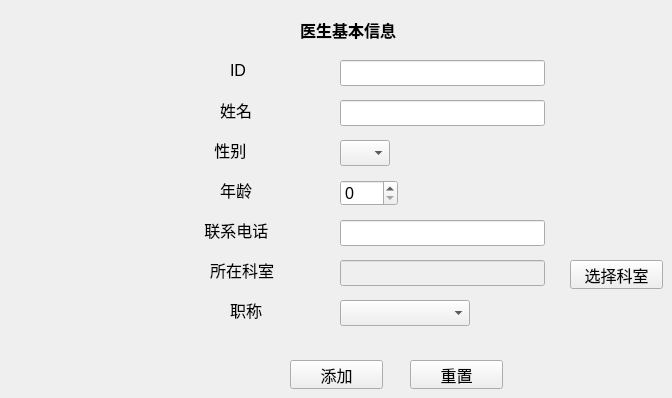
      <widget class="QWidget" name="tab_2">
       <property name="styleSheet">
        <string notr="true">#tab_2{
border-image:url(:/new/prefix1/test.jpg);
}</string>
       </property>
       <attribute name="title">
        <string>添加医生</string>
       </attribute>
       <widget class="QLabel" name="TITLE_2">
        <property name="geometry">
         <rect>
          <x>300</x>
          <y>20</y>
          <width>126</width>
          <height>20</height>
         </rect>
        </property>
        <property name="font">
         <font>
          <pointsize>12</pointsize>
          <weight>75</weight>
          <bold>true</bold>
         </font>
        </property>
        <property name="text">
         <string>医生基本信息</string>
        </property>
       </widget>
       <widget class="QLabel" name="ID_2">
        <property name="geometry">
         <rect>
          <x>230</x>
          <y>60</y>
          <width>20</width>
          <height>20</height>
         </rect>
        </property>
        <property name="font">
         <font>
          <pointsize>12</pointsize>
         </font>
        </property>
        <property name="text">
         <string>ID</string>
        </property>
       </widget>
       <widget class="QLineEdit" name="LINE_ID_2">
        <property name="geometry">
         <rect>
          <x>340</x>
          <y>60</y>
          <width>205</width>
          <height>26</height>
         </rect>
        </property>
        <property name="font">
         <font>
          <pointsize>12</pointsize>
         </font>
        </property>
        <property name="maxLength">
         <number>10</number>
        </property>
        <property name="clearButtonEnabled">
         <bool>true</bool>
        </property>
       </widget>
       <widget class="QLineEdit" name="LINE_NAME_2">
        <property name="geometry">
         <rect>
          <x>340</x>
          <y>100</y>
          <width>205</width>
          <height>26</height>
         </rect>
        </property>
        <property name="font">
         <font>
          <pointsize>12</pointsize>
         </font>
        </property>
        <property name="maxLength">
         <number>20</number>
        </property>
        <property name="clearButtonEnabled">
         <bool>true</bool>
        </property>
       </widget>
       <widget class="QLineEdit" name="LINE_PHONE_2">
        <property name="geometry">
         <rect>
          <x>340</x>
          <y>220</y>
          <width>205</width>
          <height>26</height>
         </rect>
        </property>
        <property name="font">
         <font>
          <pointsize>12</pointsize>
         </font>
        </property>
        <property name="maxLength">
         <number>11</number>
        </property>
        <property name="clearButtonEnabled">
         <bool>true</bool>
        </property>
       </widget>
       <widget class="QLineEdit" name="LINE_DEPARTMENT_2">
        <property name="enabled">
         <bool>false</bool>
        </property>
        <property name="geometry">
         <rect>
          <x>340</x>
          <y>260</y>
          <width>205</width>
          <height>26</height>
         </rect>
        </property>
        <property name="font">
         <font>
          <pointsize>12</pointsize>
         </font>
        </property>
       </widget>
       <widget class="QLabel" name="NAME_2">
        <property name="geometry">
         <rect>
          <x>220</x>
          <y>100</y>
          <width>40</width>
          <height>20</height>
         </rect>
        </property>
        <property name="font">
         <font>
          <pointsize>12</pointsize>
         </font>
        </property>
        <property name="text">
         <string>姓名</string>
        </property>
       </widget>
       <widget class="QLabel" name="SEX_2">
        <property name="geometry">
         <rect>
          <x>210</x>
          <y>140</y>
          <width>50</width>
          <height>20</height>
         </rect>
        </property>
        <property name="font">
         <font>
          <pointsize>12</pointsize>
         </font>
        </property>
        <property name="text">
         <string> 性别</string>
        </property>
       </widget>
       <widget class="QComboBox" name="COMBOBOX_SEX_2">
        <property name="geometry">
         <rect>
          <x>340</x>
          <y>140</y>
          <width>50</width>
          <height>26</height>
         </rect>
        </property>
        <property name="font">
         <font>
          <pointsize>12</pointsize>
         </font>
        </property>
        <item>
         <property name="text">
          <string/>
         </property>
        </item>
        <item>
         <property name="text">
          <string>男</string>
         </property>
        </item>
        <item>
         <property name="text">
          <string>女</string>
         </property>
        </item>
       </widget>
       <widget class="QLabel" name="PHONE_2">
        <property name="geometry">
         <rect>
          <x>200</x>
          <y>220</y>
          <width>90</width>
          <height>20</height>
         </rect>
        </property>
        <property name="font">
         <font>
          <pointsize>12</pointsize>
         </font>
        </property>
        <property name="text">
         <string> 联系电话</string>
        </property>
       </widget>
       <widget class="QLabel" name="DEPARTMENT">
        <property name="geometry">
         <rect>
          <x>210</x>
          <y>260</y>
          <width>80</width>
          <height>20</height>
         </rect>
        </property>
        <property name="font">
         <font>
          <pointsize>12</pointsize>
         </font>
        </property>
        <property name="text">
         <string>所在科室</string>
        </property>
       </widget>
       <widget class="QLabel" name="PROFESSIONAL">
        <property name="geometry">
         <rect>
          <x>230</x>
          <y>300</y>
          <width>40</width>
          <height>20</height>
         </rect>
        </property>
        <property name="font">
         <font>
          <pointsize>12</pointsize>
         </font>
        </property>
        <property name="text">
         <string>职称</string>
        </property>
       </widget>
       <widget class="QComboBox" name="COMBOBOX_PRO">
        <property name="geometry">
         <rect>
          <x>340</x>
          <y>300</y>
          <width>130</width>
          <height>26</height>
         </rect>
        </property>
        <property name="font">
         <font>
          <pointsize>12</pointsize>
         </font>
        </property>
        <item>
         <property name="text">
          <string/>
         </property>
        </item>
        <item>
         <property name="text">
          <string>主任医师</string>
         </property>
        </item>
        <item>
         <property name="text">
          <string>副主任医师</string>
         </property>
        </item>
        <item>
         <property name="text">
          <string>主治医师</string>
         </property>
        </item>
        <item>
         <property name="text">
          <string>住院医师</string>
         </property>
        </item>
       </widget>
       <widget class="QPushButton" name="add_doctors">
        <property name="geometry">
         <rect>
          <x>290</x>
          <y>360</y>
          <width>93</width>
          <height>29</height>
         </rect>
        </property>
        <property name="font">
         <font>
          <pointsize>12</pointsize>
         </font>
        </property>
        <property name="text">
         <string>添加</string>
        </property>
       </widget>
       <widget class="QLabel" name="AGE_2">
        <property name="geometry">
         <rect>
          <x>220</x>
          <y>180</y>
          <width>40</width>
          <height>20</height>
         </rect>
        </property>
        <property name="font">
         <font>
          <pointsize>12</pointsize>
         </font>
        </property>
        <property name="text">
         <string>年龄</string>
        </property>
       </widget>
       <widget class="QSpinBox" name="SPINBOX_AGE_2">
        <property name="geometry">
         <rect>
          <x>340</x>
          <y>180</y>
          <width>58</width>
          <height>26</height>
         </rect>
        </property>
        <property name="font">
         <font>
          <pointsize>12</pointsize>
         </font>
        </property>
        <property name="maximum">
         <number>200</number>
        </property>
       </widget>
       <widget class="QPushButton" name="select_department">
        <property name="geometry">
         <rect>
          <x>570</x>
          <y>260</y>
          <width>93</width>
          <height>29</height>
         </rect>
        </property>
        <property name="font">
         <font>
          <pointsize>12</pointsize>
         </font>
        </property>
        <property name="text">
         <string>选择科室</string>
        </property>
       </widget>
       <widget class="QPushButton" name="add_doctors_2">
        <property name="geometry">
         <rect>
          <x>410</x>
          <y>360</y>
          <width>93</width>
          <height>29</height>
         </rect>
        </property>
        <property name="font">
         <font>
          <pointsize>12</pointsize>
         </font>
        </property>
        <property name="text">
         <string>重置</string>
        </property>
       </widget>
      </widget>
